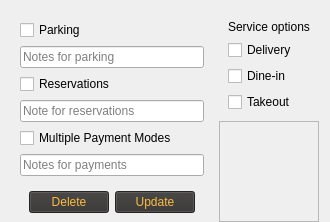
                                 <widget class="QWidget" name="additional_info" native="true">
                                  <layout class="QHBoxLayout" name="horizontalLayout_7">
                                   <property name="bottomMargin">
                                    <number>0</number>
                                   </property>
                                   <item>
                                    <widget class="QWidget" name="left_additional_info" native="true">
                                     <property name="sizePolicy">
                                      <sizepolicy hsizetype="Preferred" vsizetype="Preferred">
                                       <horstretch>6</horstretch>
                                       <verstretch>0</verstretch>
                                      </sizepolicy>
                                     </property>
                                     <property name="minimumSize">
                                      <size>
                                       <width>0</width>
                                       <height>0</height>
                                      </size>
                                     </property>
                                     <layout class="QVBoxLayout" name="verticalLayout_15">
                                      <property name="bottomMargin">
                                       <number>0</number>
                                      </property>
                                      <item>
                                       <widget class="QCheckBox" name="modifyrestaurant_parking_checkBox">
                                        <property name="text">
                                         <string>Parking</string>
                                        </property>
                                       </widget>
                                      </item>
                                      <item>
                                       <widget class="QLineEdit" name="modifyrestaurant_parking_lineEdit">
                                        <property name="sizePolicy">
                                         <sizepolicy hsizetype="Expanding" vsizetype="MinimumExpanding">
                                          <horstretch>0</horstretch>
                                          <verstretch>0</verstretch>
                                         </sizepolicy>
                                        </property>
                                        <property name="placeholderText">
                                         <string>Notes for parking</string>
                                        </property>
                                       </widget>
                                      </item>
                                      <item>
                                       <widget class="QCheckBox" name="modifyrestaurant_reservations_checkBox">
                                        <property name="sizePolicy">
                                         <sizepolicy hsizetype="Minimum" vsizetype="Fixed">
                                          <horstretch>0</horstretch>
                                          <verstretch>0</verstretch>
                                         </sizepolicy>
                                        </property>
                                        <property name="text">
                                         <string>Reservations</string>
                                        </property>
                                       </widget>
                                      </item>
                                      <item>
                                       <widget class="QLineEdit" name="modifyrestaurant_reservations_lineEdit">
                                        <property name="sizePolicy">
                                         <sizepolicy hsizetype="Expanding" vsizetype="MinimumExpanding">
                                          <horstretch>0</horstretch>
                                          <verstretch>0</verstretch>
                                         </sizepolicy>
                                        </property>
                                        <property name="placeholderText">
                                         <string>Note for reservations</string>
                                        </property>
                                       </widget>
                                      </item>
                                      <item>
                                       <widget class="QCheckBox" name="modifyrestaurant_payments_checkBox">
                                        <property name="text">
                                         <string>Multiple Payment Modes</string>
                                        </property>
                                       </widget>
                                      </item>
                                      <item>
                                       <widget class="QLineEdit" name="modifyrestaurant_payments_lineEdit">
                                        <property name="sizePolicy">
                                         <sizepolicy hsizetype="Expanding" vsizetype="MinimumExpanding">
                                          <horstretch>0</horstretch>
                                          <verstretch>0</verstretch>
                                         </sizepolicy>
                                        </property>
                                        <property name="placeholderText">
                                         <string>Notes for payments</string>
                                        </property>
                                       </widget>
                                      </item>
                                      <item>
                                       <widget class="QWidget" name="del_save_widget" native="true">
                                        <layout class="QHBoxLayout" name="horizontalLayout_17">
                                         <item>
                                          <widget class="QPushButton" name="restaurantinfo_delete_button">
                                           <property name="maximumSize">
                                            <size>
                                             <width>150</width>
                                             <height>16777215</height>
                                            </size>
                                           </property>
                                           <property name="styleSheet">
                                            <string notr="true">color: #FABC3F;background-color: #343131;</string>
                                           </property>
                                           <property name="text">
                                            <string>Delete</string>
                                           </property>
                                          </widget>
                                         </item>
                                         <item>
                                          <widget class="QPushButton" name="restaurantinfo_update_button">
                                           <property name="maximumSize">
                                            <size>
                                             <width>150</width>
                                             <height>16777215</height>
                                            </size>
                                           </property>
                                           <property name="toolTip">
                                            <string>&lt;html&gt;&lt;head/&gt;&lt;body&gt;&lt;p&gt;Click here to start updating form&lt;/p&gt;&lt;/body&gt;&lt;/html&gt;</string>
                                           </property>
                                           <property name="styleSheet">
                                            <string notr="true">color: #FABC3F;background-color: #343131;</string>
                                           </property>
                                           <property name="text">
                                            <string>Update</string>
                                           </property>
                                          </widget>
                                         </item>
                                        </layout>
                                       </widget>
                                      </item>
                                     </layout>
                                    </widget>
                                   </item>
                                   <item>
                                    <widget class="QWidget" name="right_additional_info" native="true">
                                     <property name="sizePolicy">
                                      <sizepolicy hsizetype="Preferred" vsizetype="Preferred">
                                       <horstretch>4</horstretch>
                                       <verstretch>0</verstretch>
                                      </sizepolicy>
                                     </property>
                                     <layout class="QVBoxLayout" name="verticalLayout_13">
                                      <property name="spacing">
                                       <number>0</number>
                                      </property>
                                      <property name="leftMargin">
                                       <number>0</number>
                                      </property>
                                      <property name="topMargin">
                                       <number>0</number>
                                      </property>
                                      <property name="rightMargin">
                                       <number>0</number>
                                      </property>
                                      <property name="bottomMargin">
                                       <number>0</number>
                                      </property>
                                      <item>
                                       <widget class="QWidget" name="service_widget" native="true">
                                        <property name="sizePolicy">
                                         <sizepolicy hsizetype="Preferred" vsizetype="Fixed">
                                          <horstretch>0</horstretch>
                                          <verstretch>0</verstretch>
                                         </sizepolicy>
                                        </property>
                                        <layout class="QVBoxLayout" name="verticalLayout_17">
                                         <item>
                                          <widget class="QLabel" name="service_label">
                                           <property name="sizePolicy">
                                            <sizepolicy hsizetype="Preferred" vsizetype="Fixed">
                                             <horstretch>0</horstretch>
                                             <verstretch>0</verstretch>
                                            </sizepolicy>
                                           </property>
                                           <property name="text">
                                            <string>Service options</string>
                                           </property>
                                          </widget>
                                         </item>
                                         <item>
                                          <widget class="QCheckBox" name="modifyrestaurant_delivery_checkBox">
                                           <property name="text">
                                            <string>Delivery</string>
                                           </property>
                                          </widget>
                                         </item>
                                         <item>
                                          <widget class="QCheckBox" name="modifyrestaurant_dinein_checkBox">
                                           <property name="text">
                                            <string>Dine-in</string>
                                           </property>
                                          </widget>
                                         </item>
                                         <item>
                                          <widget class="QCheckBox" name="modifyrestaurant_takeaway_checkBox">
                                           <property name="text">
                                            <string>Takeout</string>
                                           </property>
                                          </widget>
                                         </item>
                                        </layout>
                                       </widget>
                                      </item>
                                      <item>
                                       <widget class="QFrame" name="dummy_frame">
                                        <property name="frameShape">
                                         <enum>QFrame::StyledPanel</enum>
                                        </property>
                                        <property name="frameShadow">
                                         <enum>QFrame::Raised</enum>
                                        </property>
                                       </widget>
                                      </item>
                                     </layout>
                                    </widget>
                                   </item>
                                  </layout>
                                 </widget>
